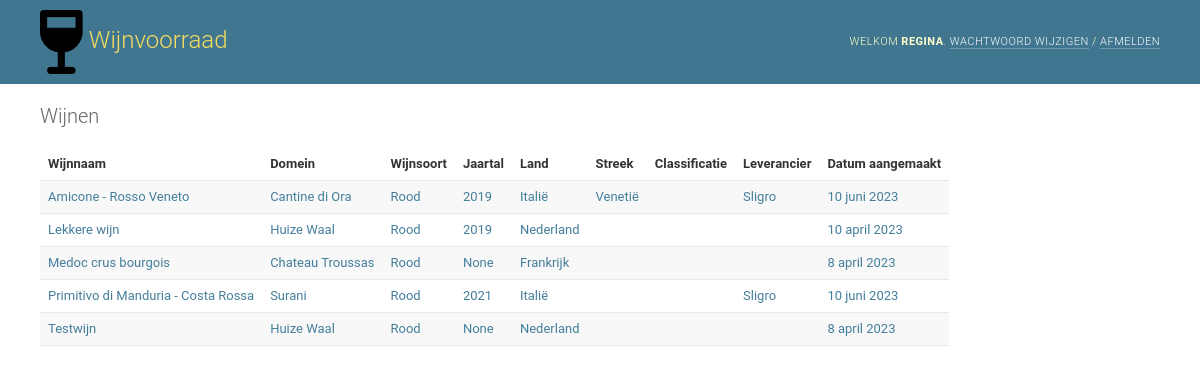
Page /WijnVoorraad/wijnen/ (signed in) on the earlier database version.
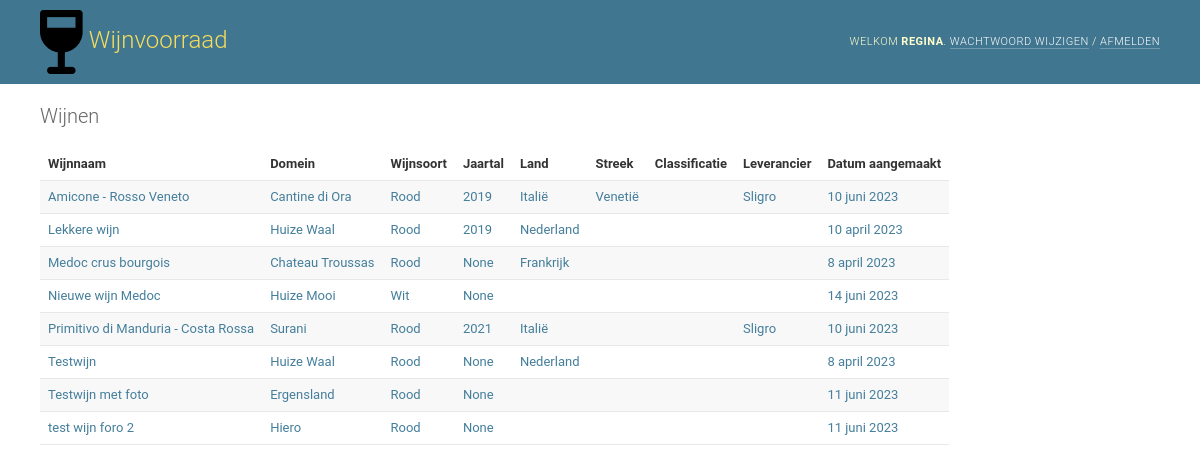
Same page on the later database version.
### WijnVoorraad/models.py (models this page shows, shortened)
class Wijn(models.Model):
    naam = models.CharField(max_length=200)
    domein = models.CharField(max_length=200)
    wijnsoort = models.ForeignKey(WijnSoort, on_delete=models.PROTECT)
    def validate_jaartal(jaartal):
        if not (1900 < jaartal < 2500):
            raise ValidationError(
                (
                    "%(jaartal)s is geen geldig jaartal. Het jaartal moet liggen tussen 1901 en 2499"
                ),
                params={"jaartal": jaartal},
            )
    jaar = models.PositiveSmallIntegerField(
        null=True, blank=True, validators=[validate_jaartal]
    )
    land = models.CharField(max_length=200, blank=True)
    streek = models.CharField(max_length=200, blank=True)
    classificatie = models.CharField(max_length=200, blank=True)
    leverancier = models.CharField(max_length=200, blank=True)
    website = models.URLField(max_length=200, blank=True)
    opmerking = models.CharField(max_length=200, blank=True)
    foto = models.ImageField(upload_to='images/', null=True, blank=True)
    datumAangemaakt = models.DateTimeField(auto_now_add=True)
    datumAfgesloten = models.DateTimeField(null=True, blank=True)
    wijnDruivensoorten = models.ManyToManyField(
        DruivenSoort,
        through="WijnDruivensoort",
        through_fields=("wijn", "druivensoort"),
        null=True, blank=True
        )
    class Meta:
        ordering = ["naam"]
        verbose_name_plural = "wijnen"
        constraints = [
            models.UniqueConstraint(
                name="unique_wijn",
                fields=["naam", "domein"],
                deferrable=Deferrable.DEFERRED,
            )
        ]

class WijnSoort(models.Model):
    omschrijving = models.CharField(max_length=200)
    class Meta:
        ordering = ["omschrijving"]
        verbose_name = "wijnsoort"
        verbose_name_plural = "wijnsoorten"

### WijnVoorraad/views.py (the view)
# urls.py: path('wijnen/', WijnListView.as_view(), name='wijnlist'),
class WijnListView(LoginRequiredMixin, ListView):
    model = Wijn
    context_object_name = 'wijn_list'

### WijnVoorraad/templates/WijnVoorraad/wijn_list.html (shortened to what this page needs)
{% extends "./base.html" %}
{% block content %}
    <h1>Wijnen</h1>
    <table>
        <tr>
            <td class="rowheader">
                Wijnnaam
            </td>
            <td class="rowheader">
                Domein
            </td>
            <td class="rowheader">
                Wijnsoort
            </td>
            <td class="rowheader">
                Jaartal
            </td>
            <td class="rowheader">
                Land
            </td>
            <td class="rowheader">
                Streek
            </td>
            <td class="rowheader">
                Classificatie
            </td>
            <td class="rowheader">
                Leverancier
            </td>
            <td class="rowheader">
                Datum aangemaakt
            </td>
        </tr>
        {% for wijn in wijn_list %}
            <tr>
                <td>
                    <a href="{% url 'WijnVoorraad:wijndetail' wijn.id %}">{{ wijn.naam }}</a>
                </td>
                <td>
                    <a href="{% url 'WijnVoorraad:wijndetail' wijn.id %}">{{ wijn.domein}}</a>
                </td>
                <td>
                    <a href="{% url 'WijnVoorraad:wijndetail' wijn.id %}">{{ wijn.wijnsoort.omschrijving }}</a>
                </td>
                <td>
                    <a href="{% url 'WijnVoorraad:wijndetail' wijn.id %}">{{ wijn.jaar }}</a>
                </td>
                <td>
                    <a href="{% url 'WijnVoorraad:wijndetail' wijn.id %}">{{ wijn.land }}</a>
                </td>
                <td>
                    <a href="{% url 'WijnVoorraad:wijndetail' wijn.id %}">{{ wijn.streek }}</a>
                </td>
                <td>
                </td>
                <td>
                    <a href="{% url 'WijnVoorraad:wijndetail' wijn.id %}">{{ wijn.leverancier }}</a>
                </td>
                <td>
                    <a href="{% url 'WijnVoorraad:wijndetail' wijn.id %}">{{ wijn.datumAangemaakt|date }}</a>
                </td>
            </tr>
        {% empty %}
            <p>Er zijn GEEN wijnen.</p>
        {% endfor %}
      </table>
{% endblock content %}

Differences in the rows shown:
added Wijn: naam "Nieuwe wijn Medoc", domein "Huize Mooi", wijnsoort.omschrijving "Wit", jaar "None", datumAangemaakt "14 juni 2023"
added Wijn: naam "Testwijn met foto", domein "Ergensland", wijnsoort.omschrijving "Rood", jaar "None", datumAangemaakt "11 juni 2023"
added Wijn: naam "test wijn foro 2", domein "Hiero", wijnsoort.omschrijving "Rood", jaar "None", datumAangemaakt "11 juni 2023"
